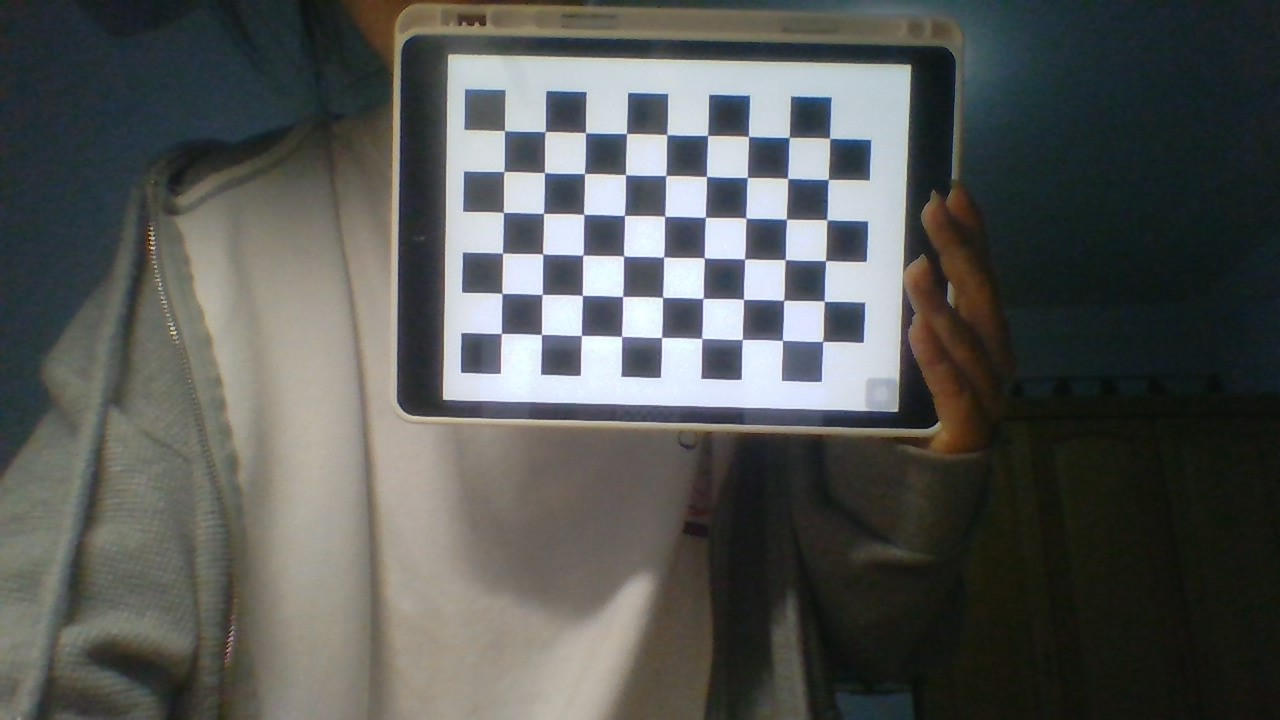
#> input picture Augmented_Reality/ChessBoard/WIN_20220511_23_50_44_Pro.jpg, 1280 x 720 px; its folder holds only this picture in this run
$ python calibratioin.py
#> lines starting #> are read from the running program, lines starting #| are printed output that depends on the picture
import numpy as np
import cv2
import glob

# Termination criteria
criteria = (cv2.TERM_CRITERIA_EPS + cv2.TERM_CRITERIA_MAX_ITER, 30, 0.001)


width, height = 9, 6 # Size of chessboard is 9 * 6 like ChessBoardSet show, you can change it as you like.
objp = np.zeros((width * height,3), np.float32)
objp[:,:2] = np.mgrid[0:width,0:height].T.reshape(-1,2)

# Arrays to store object points and image points from all the images.
objpoints = [] # 3d point in real world space
imgpoints = [] # 2d points in image plane.

images = glob.glob('./ChessBoard/*.jpg')
for fname in images:
    img = cv2.imread(fname)
#> img is the input picture: shape (720, 1280, 3); mean B, G, R 85.2, 87.7, 85.7
    gray = cv2.cvtColor(img,cv2.COLOR_BGR2GRAY)
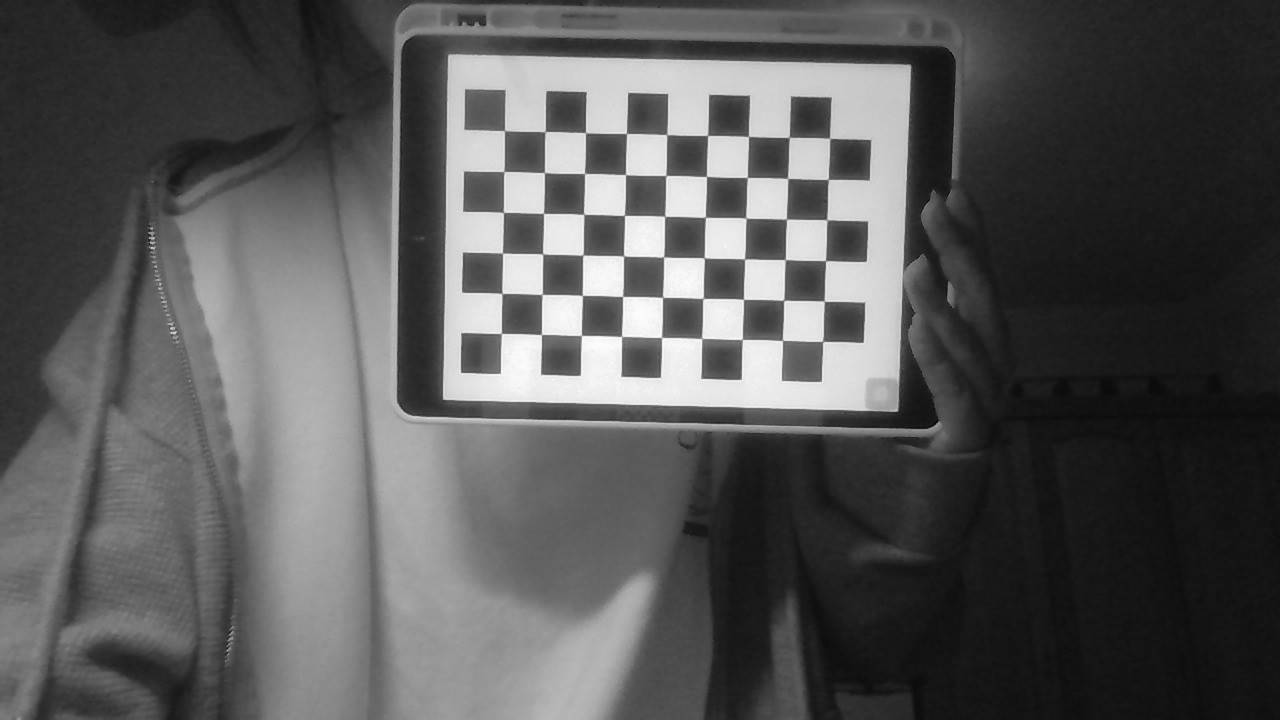
#> gray: shape (720, 1280); min 3, max 254, mean 86.8
    w, h = img.shape[:2]
#> w = 720; h = 1280
    # Find the chess board corners
    ret, corners = cv2.findChessboardCorners(gray, (width, height ),None)
#> ret = True; corners = 54 rows, first 8: [504.5, 130.6], [545, 131.7], [585.5, 132.6], [626.4, 133.5], [666.5, 134.5], [707.5, 135.4], [748.4, 136.5], [789.1, 137.3]
    # If found, add object points, image points (after refining them)
    if ret == True:
        objpoints.append(objp)
        corners2 = cv2.cornerSubPix(gray,corners,(11,11),(-1,-1),criteria)
#> corners2 = 54 rows, first 8: [504.5, 130.6], [545.2, 131.6], [585.5, 132.7], [626.5, 133.5], [666.7, 134.6], [707.6, 135.4], [748.4, 136.4], [789.3, 137.4]
        imgpoints.append(corners2)
#> (the run stopped early here; a loop or call above may not have finished)

$ run again, on Augmented_Reality/ChessBoard/WIN_20220511_23_51_18_Pro.jpg
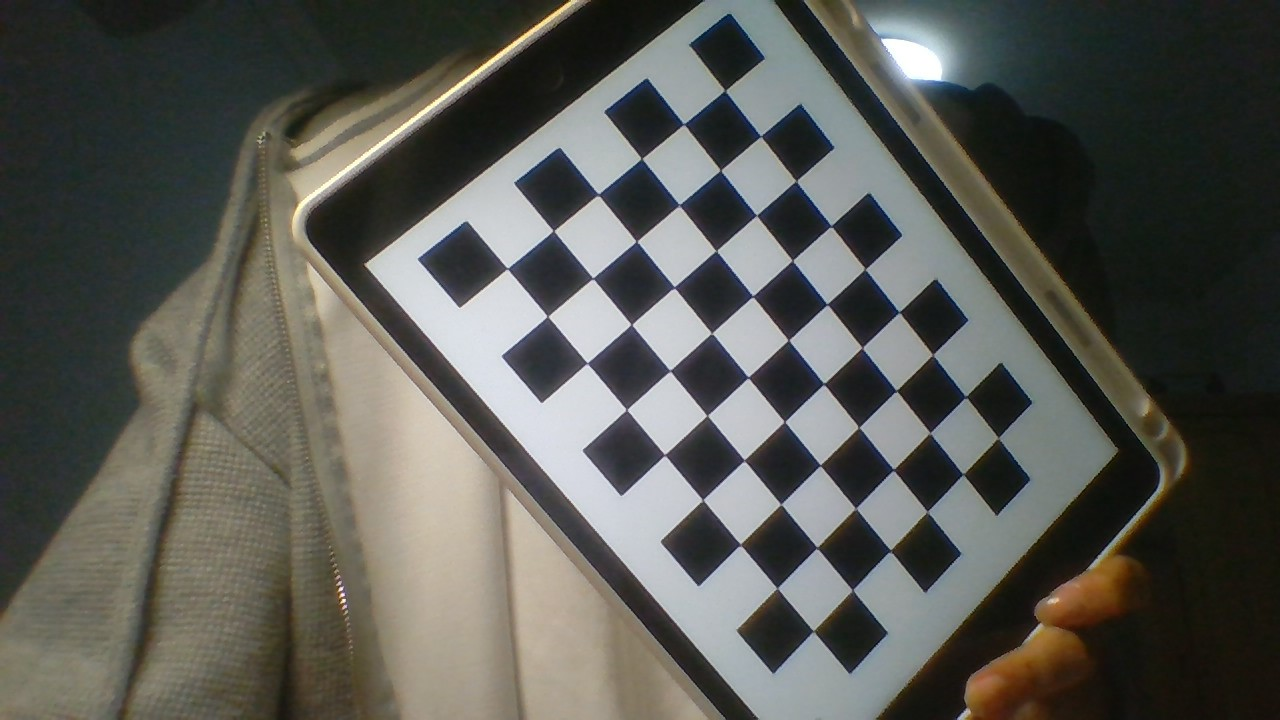
#> input picture Augmented_Reality/ChessBoard/WIN_20220511_23_51_18_Pro.jpg, 1280 x 720 px
#> img is the input picture: shape (720, 1280, 3); mean B, G, R 83.5, 89.3, 88.7
#> `gray = cv2.cvtColor(img,cv2.COLOR_BGR2GRAY)`:
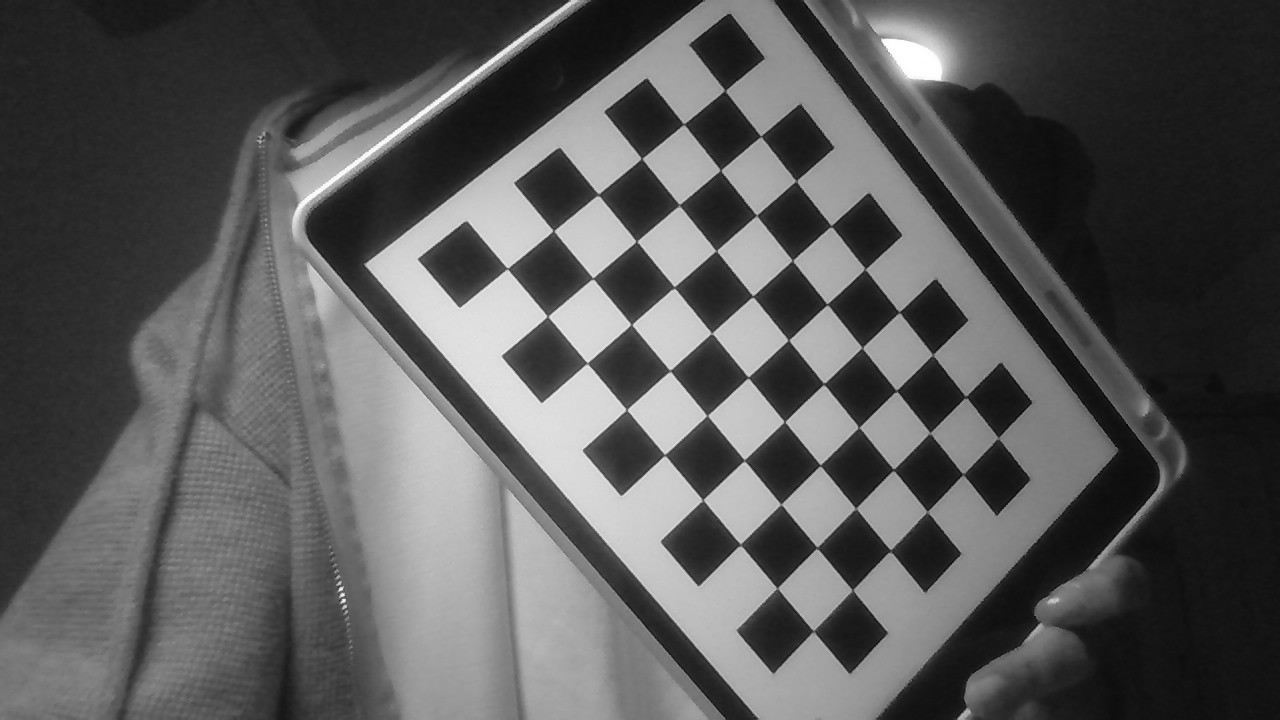
#> gray: shape (720, 1280); min 1, max 255, mean 88.4
#> ret = True; corners = 54 rows, first 8: [725.2, 90.54], [761, 136.3], [796.4, 181.1], [831.3, 226.7], [864.5, 269.2], [898.9, 312.2], [932.7, 354.6], [965.6, 397.4]
#> corners2 = 54 rows, first 8: [725, 90.44], [760.7, 136.2], [796.1, 181], [831.1, 225.9], [865.2, 268.9], [899.1, 312.2], [932.7, 354.6], [965.7, 396.7]

$ run again, on Augmented_Reality/ChessBoard/WIN_20220511_23_52_18_Pro.jpg
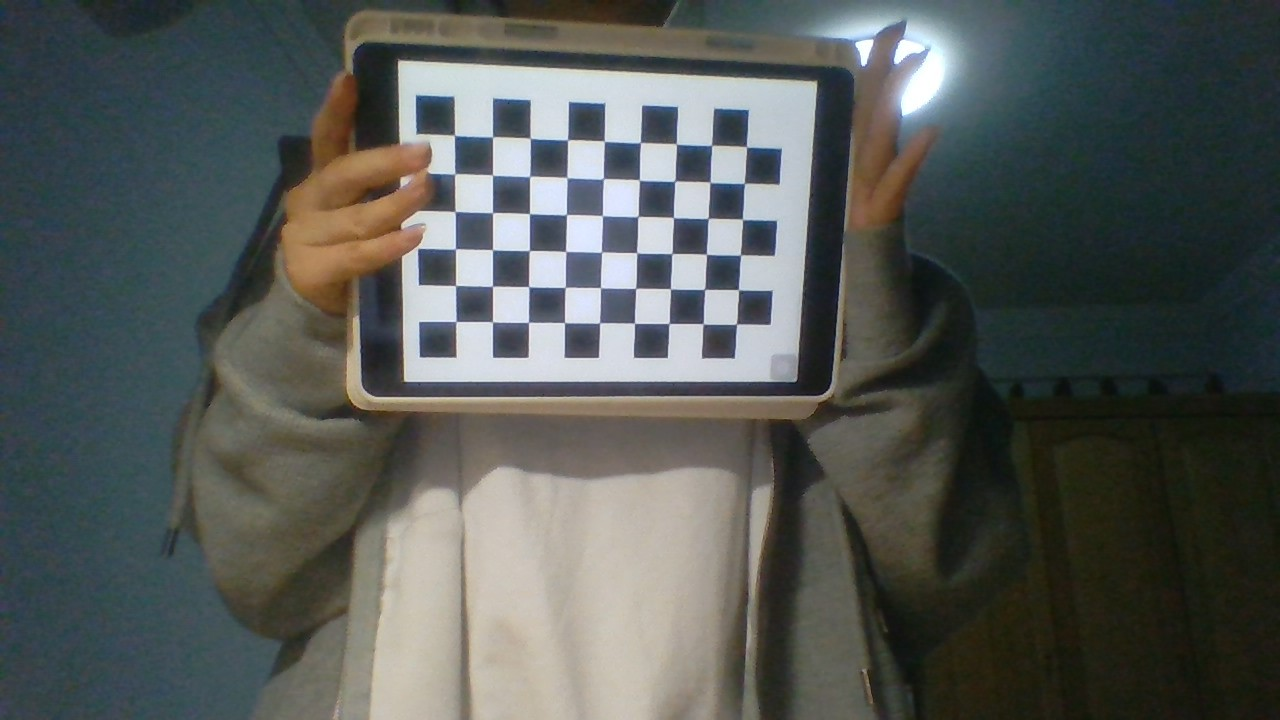
#> input picture Augmented_Reality/ChessBoard/WIN_20220511_23_52_18_Pro.jpg, 1280 x 720 px
#> img is the input picture: shape (720, 1280, 3); mean B, G, R 86.2, 89.2, 84.7
#> `gray = cv2.cvtColor(img,cv2.COLOR_BGR2GRAY)`:
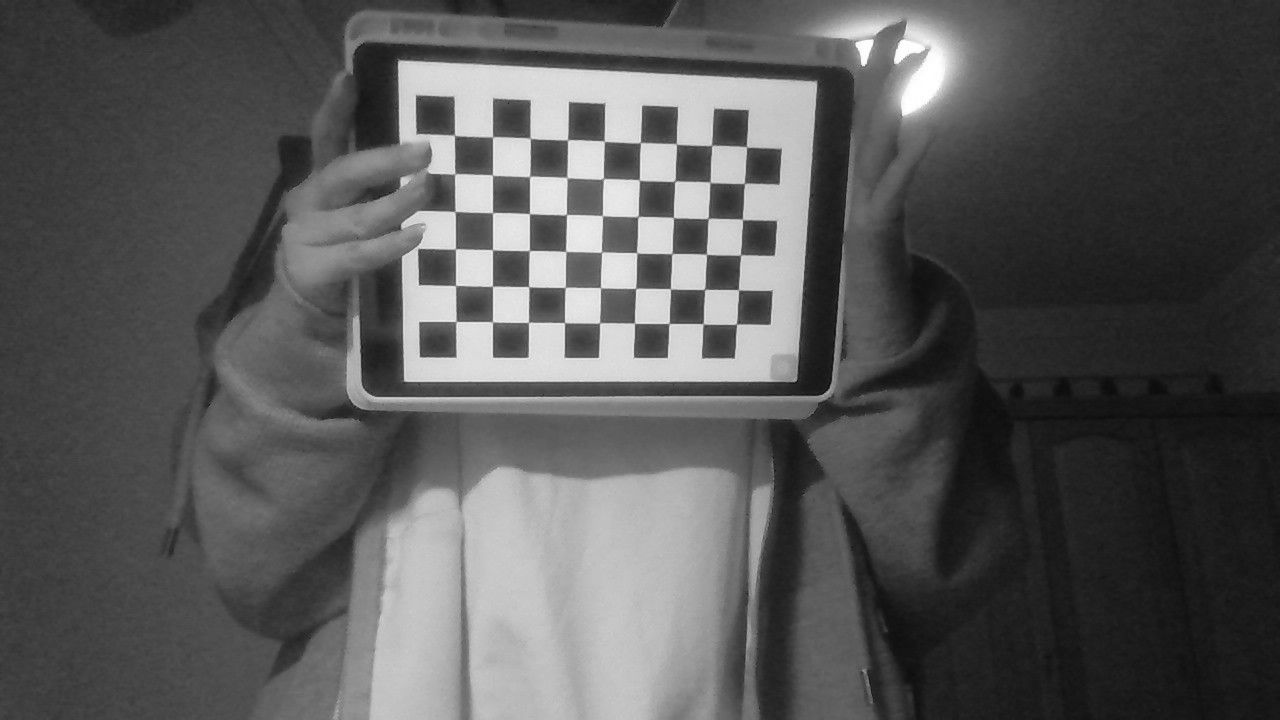
#> gray: shape (720, 1280); min 4, max 255, mean 87.5
#> ret = True; corners = 54 rows, first 8: [454.3, 135], [492.6, 137], [530.2, 138.1], [567.6, 139.9], [604.4, 141.4], [640.3, 142.5], [676, 143.9], [711.6, 145.4]
#> corners2 = 54 rows, first 8: [454.4, 135.3], [492.5, 136.8], [530.2, 138.2], [567.5, 139.8], [604.3, 141.1], [640.4, 142.6], [676.4, 144], [711.6, 145.3]

$ run again, on Augmented_Reality/ChessBoard/WIN_20220511_23_52_20_Pro.jpg
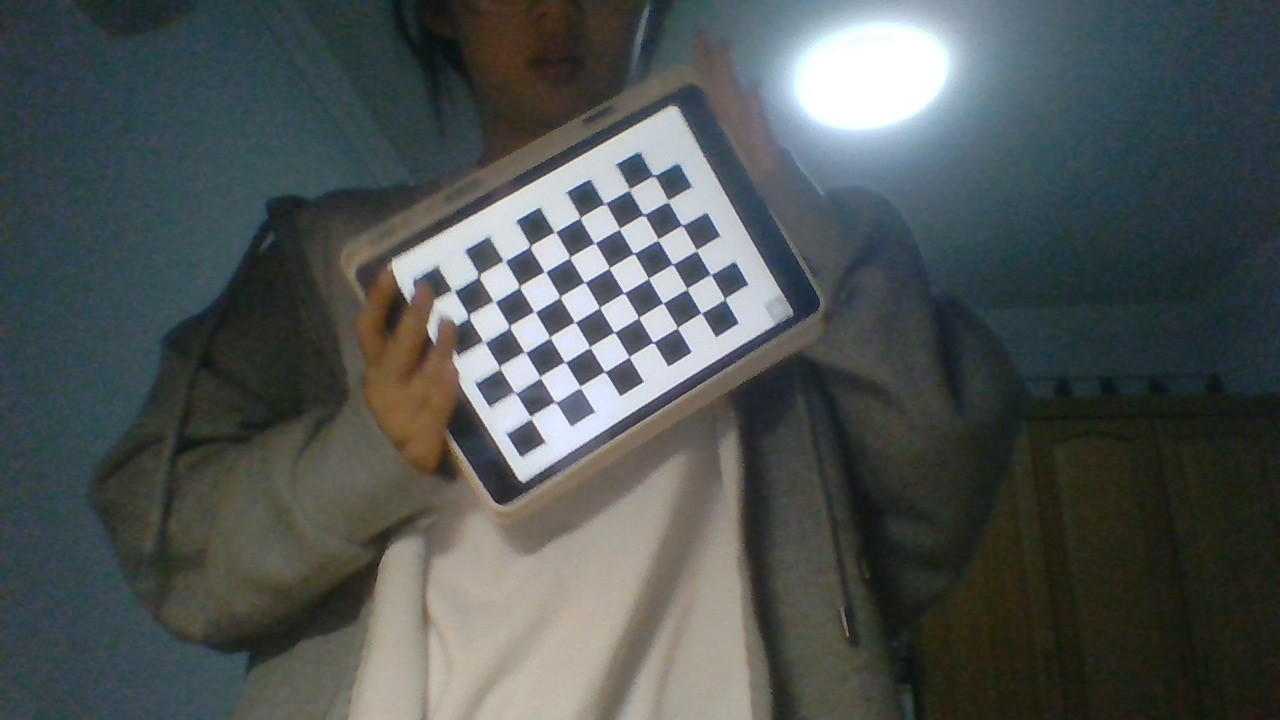
#> input picture Augmented_Reality/ChessBoard/WIN_20220511_23_52_20_Pro.jpg, 1280 x 720 px
#> img is the input picture: shape (720, 1280, 3); mean B, G, R 83.2, 84.1, 78.2
#> `gray = cv2.cvtColor(img,cv2.COLOR_BGR2GRAY)`:
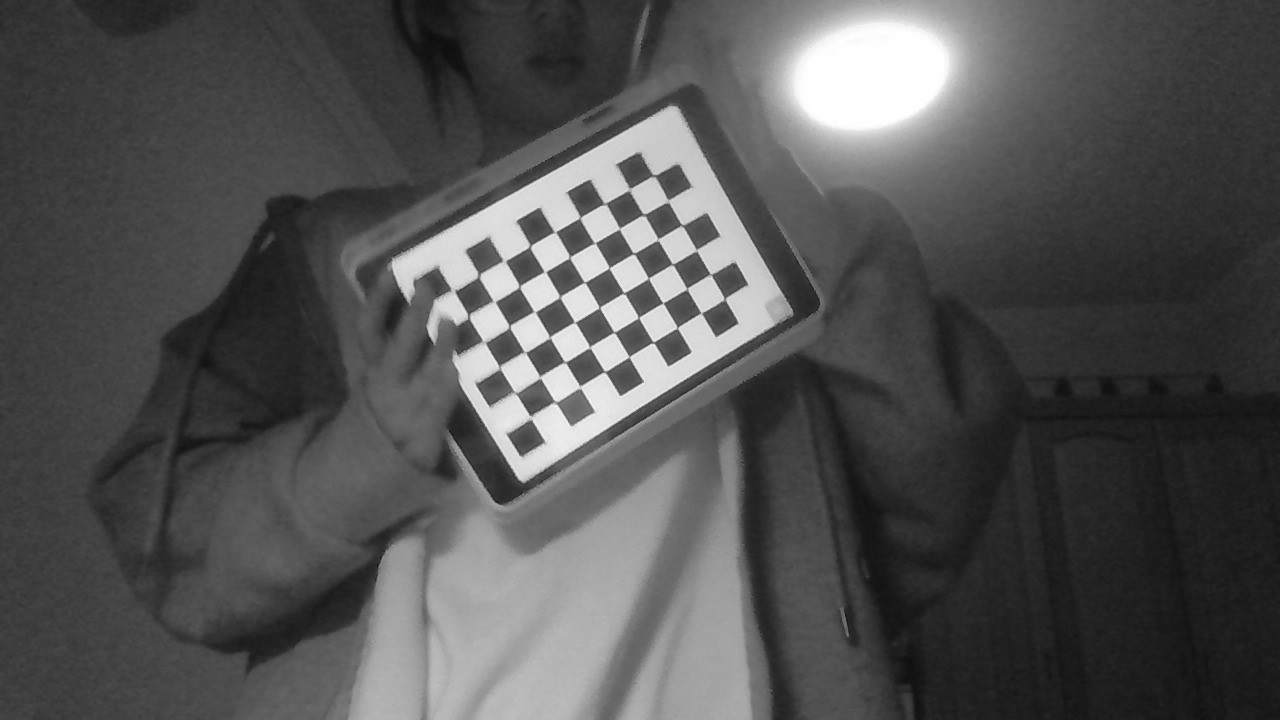
#> gray: shape (720, 1280); min 13, max 255, mean 82.2
#> ret = True; corners = 54 rows, first 8: [456, 292], [479.5, 276.9], [504, 261.5], [530.3, 246.1], [554.6, 232.3], [579.7, 217.5], [605.9, 203.4], [629.6, 187.9]
#> corners2 = 54 rows, first 8: [453.3, 290.8], [478.8, 275.6], [504.3, 261], [529.8, 246.3], [555, 231.8], [579.8, 217.6], [604.8, 203.5], [629.4, 189.5]

$ run again, on Augmented_Reality/ChessBoard/WIN_20220511_23_50_51_Pro.jpg
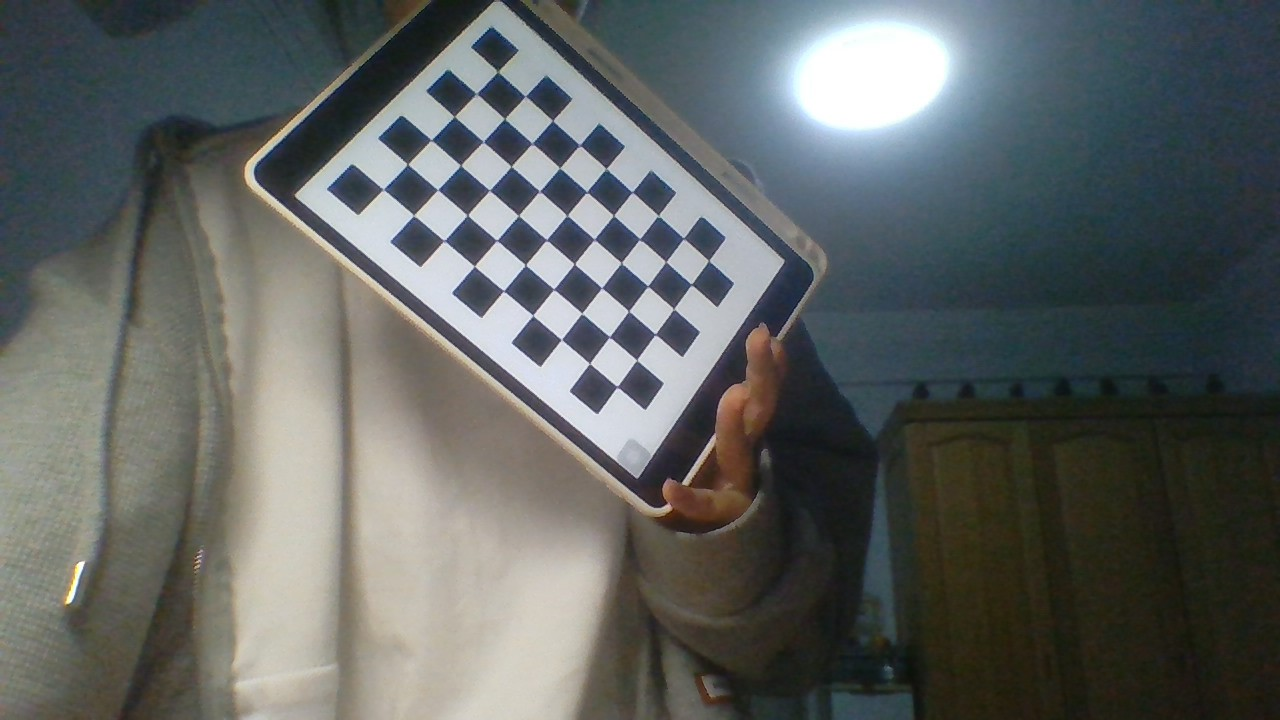
#> input picture Augmented_Reality/ChessBoard/WIN_20220511_23_50_51_Pro.jpg, 1280 x 720 px
#> img is the input picture: shape (720, 1280, 3); mean B, G, R 97.7, 99.4, 95.2
#> `gray = cv2.cvtColor(img,cv2.COLOR_BGR2GRAY)`:
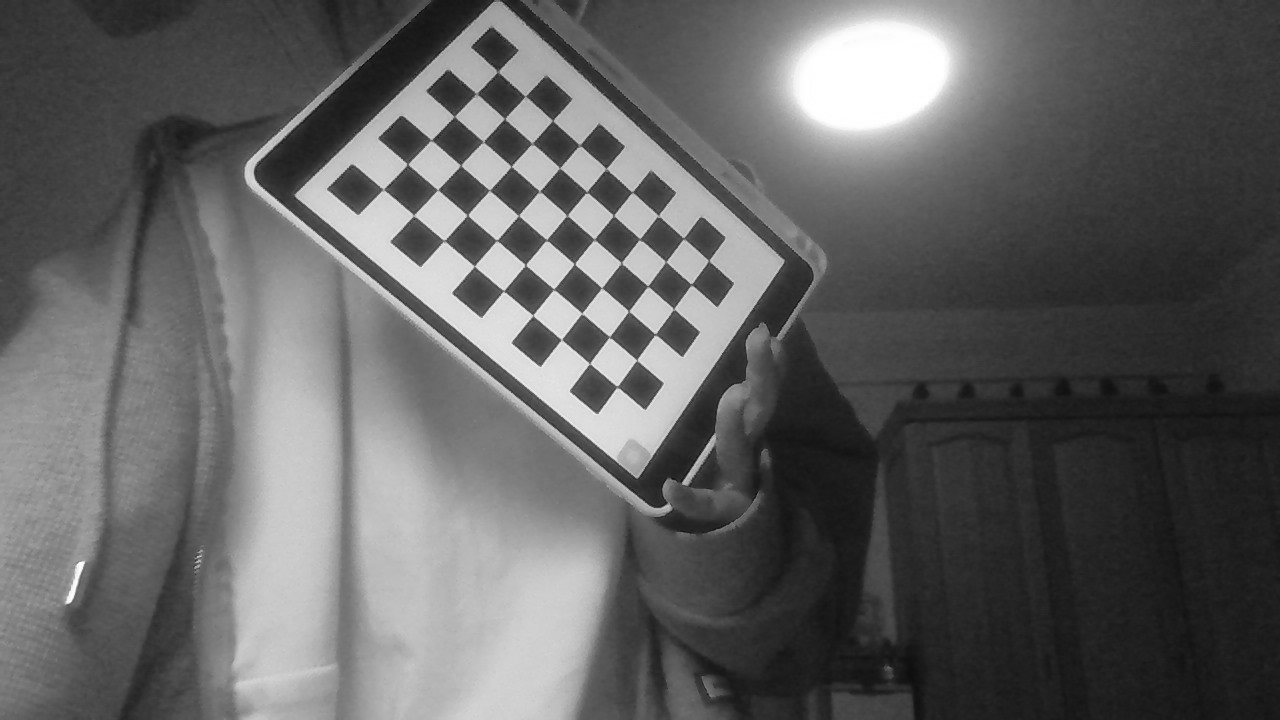
#> gray: shape (720, 1280); min 8, max 255, mean 97.9
#> ret = True; corners = 54 rows, first 8: [497.7, 71.8], [525.2, 96.12], [552.6, 120.5], [579.9, 146.1], [605.9, 168.5], [632.3, 192.1], [658.5, 216.7], [683.4, 238.4]
#> corners2 = 54 rows, first 8: [497.8, 71.45], [525.4, 96.26], [552.5, 120.5], [579.7, 145.1], [606.2, 168.6], [632.2, 192], [658.3, 215.5], [683.6, 238.3]
